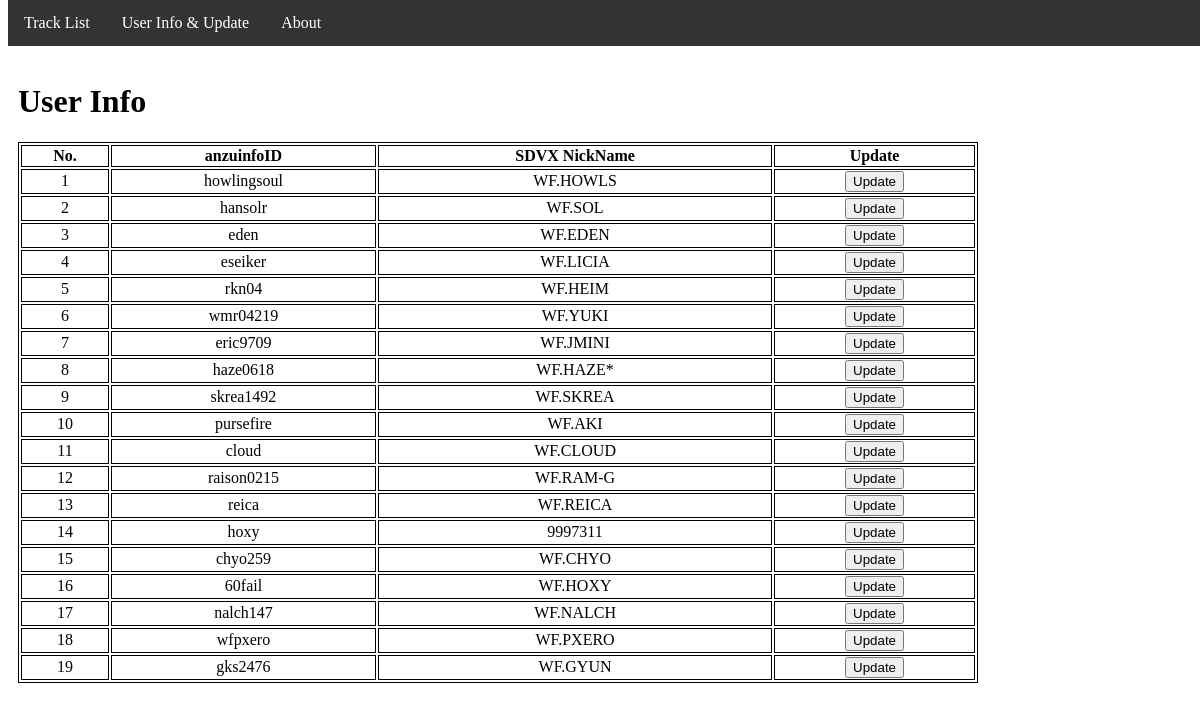
The app's page /UserInfo.html, older data.
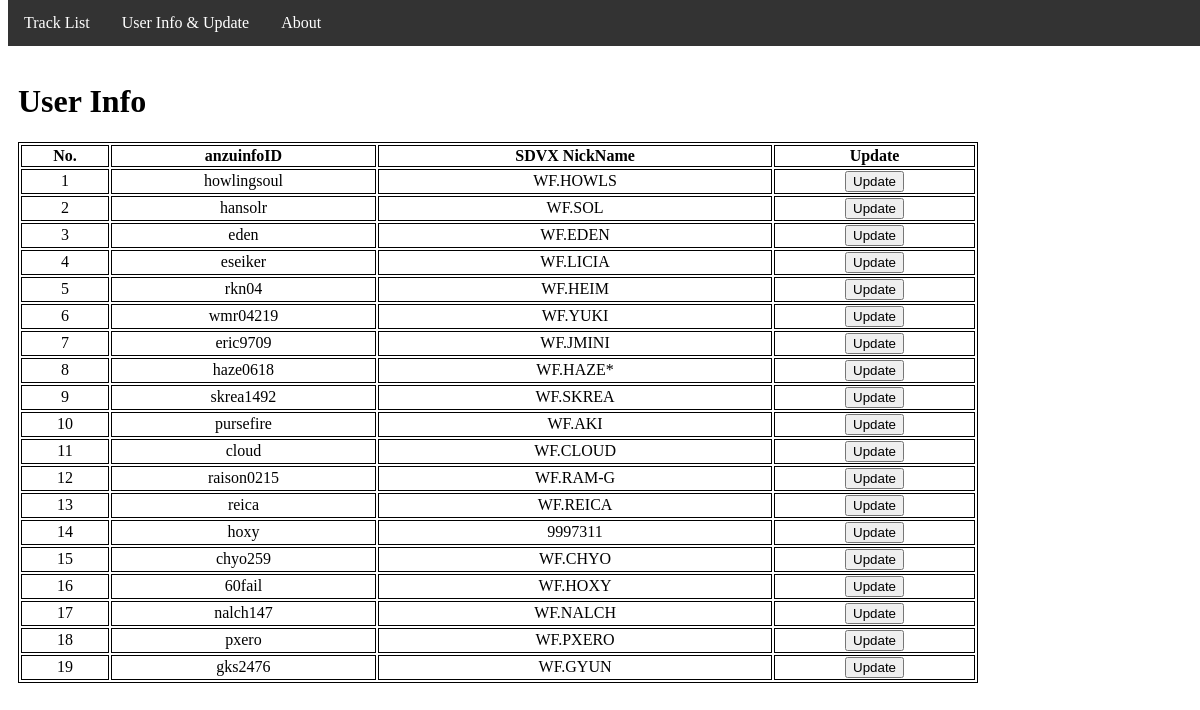
The same page, newer data.
### tables this page shows
CREATE TABLE "UserInfo" (
	"UserNumber"	INTEGER NOT NULL,
	"UserID"	TEXT NOT NULL,
	"UserName"	TEXT,
	PRIMARY KEY("UserNumber")
);

### run.py (the view)
@app.route('/UserInfo.html')
def UserInfo():
    conn = sqlite3.connect("SDVXRanking.db")
    cur = conn.cursor()
    sql = "select * from UserInfo;"
    cur.execute(sql)
    UserList = cur.fetchall()
    conn.close()
    return render_template('UserInfo.html', UserList=UserList)

### templates/UserInfo.html (shortened to what this page needs)
{% extends 'layout.html' %}
{% block content %}
<div>
      <h1 style="margin-left:10px;">User Info</h1>
      <div class="RankingTable">
        <table>
          <th>No.</th>
          <th>anzuinfoID</th>
          <th>SDVX NickName</th>
          <th>Update</th>
          {% for user in UserList %}
          <tr>
              {% for elem in user %}
                <td>{{elem}}</td>
              {% endfor %}
              <td>
                <input type="button" value="Update" onclick="UpdateCheck('{{user[1]}}')">
              </td>
          </tr>
          {% endfor %}
        </table>
      </div>
</div>
<br/>
{% endblock %}

### templates/layout.html (shortened to what this page needs)
<!DOCTYPE HTML>
<html>
  <head>
    <link rel="stylesheet" href="{{ url_for('static', filename='css/mainpage.css') }}">
  </head>
  <body>
      <div class="topmenu">
        <ul>
          <li><a href={{url_for('MainIndex')}}>Track List</a></li>
          <li><a href="{{url_for('UserInfo')}}">User Info & Update</a></li>
          <li><a href="{{url_for('About')}}">About</a></li>
        </ul>
      </div>
    <br /><br /><br />
      {% block content %}{% endblock %}
  </body>
</html>

### static/css/mainpage.css (style rules this page uses)
.TrackList th, td { border: 1px solid black; }
.RankingTable table { width: 960px; border: 1px solid black; text-align: center; margin: 5px 10px 10px 10px; }
.RankingTable th, td { border: 1px solid black; }
.topmenu ul { list-style-type: none; margin: 0; padding: 0; overflow: hidden; background-color: #333; position: fixed; top: 0; bottom: 10; width: 100%; }
.topmenu li { float: left; }
.topmenu li a { display: block; color: white; text-align: center; padding: 14px 16px; text-decoration: none; }

Row changes from the older to the newer data that the page shows:
changed UserInfo "WF.PXERO": UserID "wfpxero" → "pxero"
